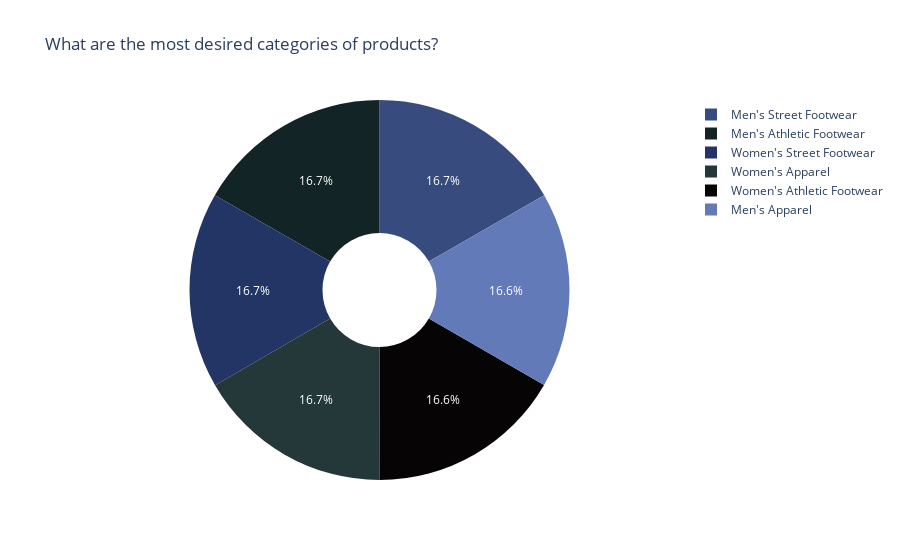

The notebook cell this image was saved under:
### Code cell
Product_pie = px.pie(Product , names = 'Product', values ='count' ,hole = .3 , title = 'What are the most desired categories of products?',color_discrete_sequence = night_colors)
Product_pie.show()

### Figure 1 — Plotly figure (JSON) as saved in the notebook; plotly's stock layout.template omitted (floating-point values rounded to 4 significant figures)
{"data": [{"domain": {"x": [0, 1], "y": [0, 1]}, "hole": 0.3, "hovertemplate": "Product=%{label}<br>count=%{value}<extra></extra>", "labels": ["Men's Street Footwear", "Men's Athletic Footwear", "Women's Street Footwear", "Women's Apparel", "Women's Athletic Footwear", "Men's Apparel"], "legendgroup": "", "name": "", "showlegend": true, "type": "pie", "values": [1610, 1610, 1608, 1608, 1606, 1606]}], "layout": {"legend": {"tracegroupgap": 0}, "piecolorway": ["rgb(56, 75, 126)", "rgb(18, 36, 37)", "rgb(34, 53, 101)", "rgb(36, 55, 57)", "rgb(6, 4, 4)"], "title": {"text": "What are the most desired categories of products?"}}}
